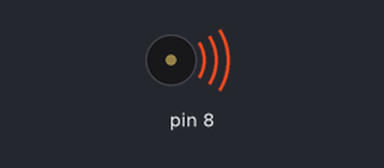
This program was run on a simulated Arduino Uno, built with avr-gcc and run on an emulated ATmega328P. Parts: buzzer (waves = sounding).

Above: at 0.2 s.
Timing chart, 0 to 3.0 s (numbered marks = the images above):
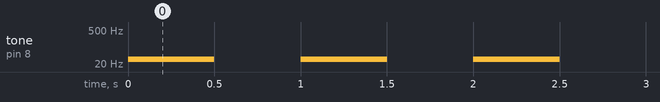

Measured:
- by itself, tone on pin 8: alternates 32 Hz for 0.50 s and silent for 0.50 s

The program:

main.cpp
```cpp
#include <Arduino.h>

void setup() {
    //Definindo o pino buzzer como de saída.
    pinMode(8,OUTPUT);
}

void loop() {
    //Ligando o buzzer com uma frequencia de 1500 hz.
    //tone(8,1500);
    //delay(500);

    tone(8,32);
    delay(500);

    //tone(8,9000);
    //delay(500);

    //Desligando o buzzer.
    noTone(8);
    delay(500);
}
```
